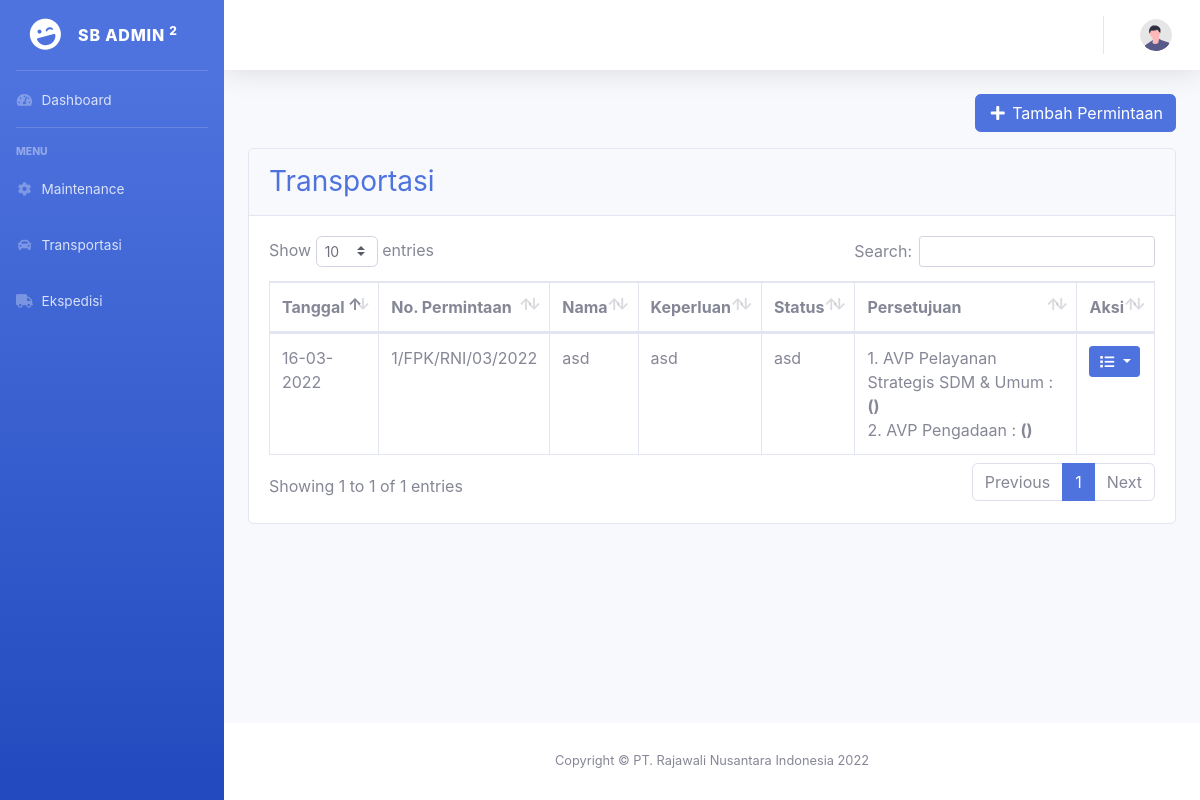
Page /index.php/admin/pTransportasi on the earlier database version.
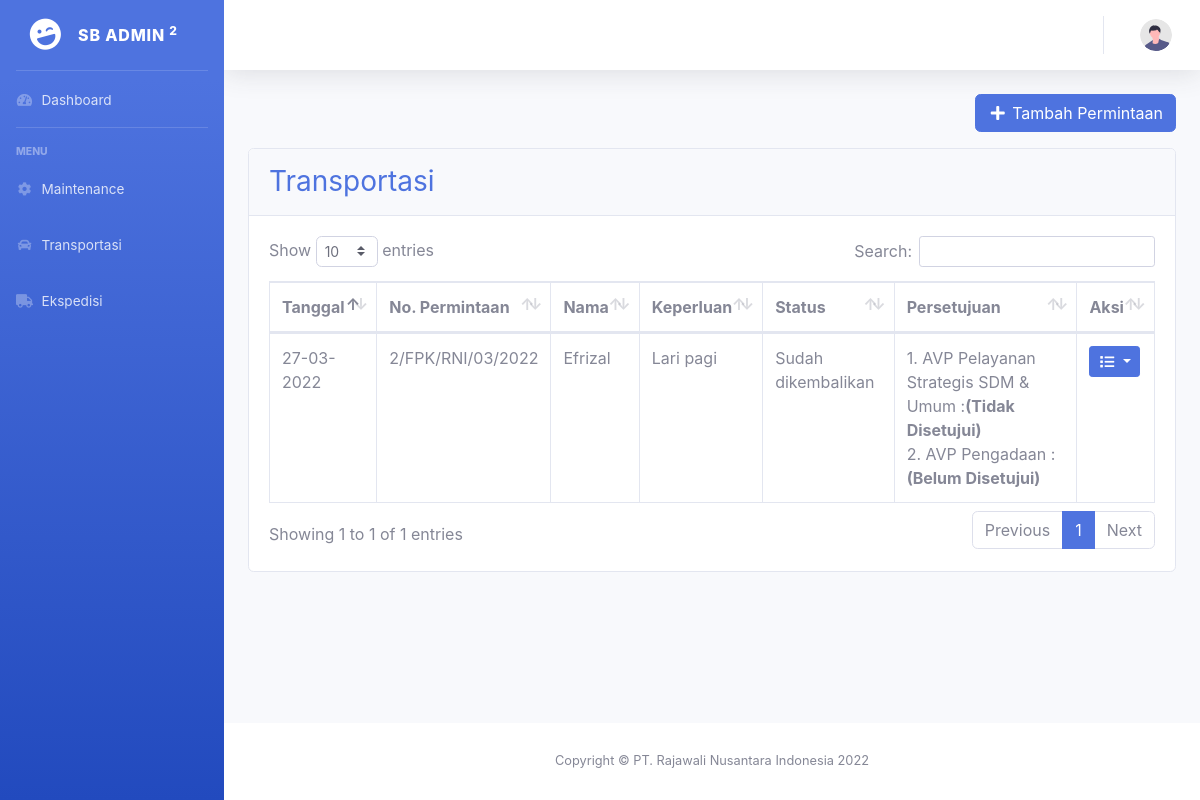
Same page on the later database version.
### tables this page shows
CREATE TABLE `transportasi` (
  `id` int(11) NOT NULL,
  `nama` varchar(255) NOT NULL,
  `divisi` varchar(255) NOT NULL,
  `mobil_id` int(11) NOT NULL,
  `tujuan` varchar(255) NOT NULL,
  `keperluan` varchar(255) NOT NULL,
  `tgl_pakai` date NOT NULL,
  `tgl_kembali` date NOT NULL,
  `jam_pakai` time NOT NULL,
  `jam_kembali` time NOT NULL,
  `pemeriksa` varchar(100) NOT NULL,
  `ttd_avp` varchar(50) NOT NULL,
  `ttd_pemeriksa` varchar(50) NOT NULL,
  `status` varchar(255) NOT NULL,
  `tanggal` date NOT NULL,
  `file` varchar(255) NOT NULL,
  `user_id` int(11) NOT NULL
);

### application/controllers/Admin.php (called while the page is built, shortened)
<?php
class Admin extends CI_Controller
{
    var $role_id, $role;
    public function __construct()
    {
        $this->load->model('Maintenance_model');
        $this->load->model('Approval_model');
        $this->load->model('Transportasi_model');
        $this->role_id = $this->session->userdata('role_id');
        if ($this->role_id == 1) {
            $this->role = 'admin';
        } elseif ($this->role == 2) {
            $this->role = 'pemeriksa';
        } elseif ($this->role == 3) {
            $this->role = 'staff';
        } else {
            $this->role = 'umum';
        }
    }
    public function pTransportasi()
    {
        $data['title'] = "Transportasi";
        $data['data'] = $this->Maintenance_model->select('transportasi');
        $data['role_id'] = $this->role_id;
        $data['role'] = $this->role;
        $data['user'] = $this->db->get_where('user', ['nip' => $this->session->userdata('nip')])->row_array();
        $this->load->view('templates/header', $data);
        $this->load->view('templates/sidebar', $data);
        $this->load->view('templates/topbar', $data);
        $this->load->view('permintaan/transportasi', $data);
        $this->load->view('templates/footer', $data);
    }
}

### index.php (called while the page is built, shortened)
<?php
require_once BASEPATH.'core/CodeIgniter.php';

### application/models/Maintenance_model.php (called while the page is built, shortened)
<?php
class Maintenance_model extends CI_Model
{
    public function select($table)
    {
        return $this->db->get("$table")->result_array();
    }
}

### application/views/permintaan/transportasi.php (the view, shortened to what this page needs)
<div class="container-fluid">
    <div class="row">
        <div class="col-sm-4">
        </div>
        <div class="col my-auto">
            <a class="float-right btn btn btn-primary mb-3" type="button" href="<?= base_url('admin/tTambah') ?>">
                <i class="fas fa-fw fa-plus"></i> Tambah Permintaan
            </a>
        </div>
    </div>
    <div class="card mb-4">
        <div class="card-header py-3">
            <h3 class="m-0 text-primary">Transportasi</h3>
        </div>
        <div class="card-body">
            <div class="table-responsive">
                <table class="table table-bordered" id="dataTable" width="100%" cellspacing="0">
                    <thead>
                        <tr>
                            <th>Tanggal</th>
                            <th>No. Permintaan</th>
                            <th>Nama</th>
                            <th>Keperluan</th>
                            <th>Status</th>
                            <th>Persetujuan</th>
                            <th>Aksi</th>
                        </tr>
                    </thead>
                    <tbody>
                        <?php
                        foreach ($data as $row) {
                            $tanggal = date_create($row['tanggal']);
                        ?>
                            <tr>
                                <td><?= date_format($tanggal, "d-m-Y") ?></td>
                                <td><?= $row['id'] ?>/FPK/RNI/<?= date_format($tanggal, "m/Y") ?></td>
                                <td><?= $row['nama'] ?></td>
                                <td><?= $row['keperluan'] ?></td>
                                <td><?= $row['status'] ?></td>
                                <td>
                                    1. AVP Pelayanan Strategis SDM & Umum :<b>(<?= $row['ttd_avp'] ?>)</b>
                                    <br>
                                    2. AVP Pengadaan : <b>(<?= $row['ttd_pemeriksa'] ?>)</b>
                                </td>
                                <td>
                                    <div class="dropdown">
                                        <button class="btn btn-primary btn-sm dropdown-toggle" type="button" id="aksi" data-toggle="dropdown" aria-expanded="false">
                                            <i class="fas fa-fw fa-list"></i>
                                        </button>
                                    </div>
                                </td>
                            </tr>
                        <?php
                        }
                        ?>
                    </tbody>
                </table>
            </div>
        </div>
    </div>
</div>
</div>

### application/views/templates/header.php (shortened to what this page needs)
<!DOCTYPE html>
<html lang="en">
<head>
    <link href="<?= base_url('assets/'); ?>vendor/fontawesome-free/css/all.min.css" rel="stylesheet" type="text/css">
    <link href="<?= base_url('assets/'); ?>css/sb-admin-2.min.css" rel="stylesheet">
    <link href="<?= base_url('assets/'); ?>vendor/datatables/dataTables.bootstrap4.min.css" rel="stylesheet">
    <link rel="stylesheet" href="<?= base_url('assets/') ?>css/mystyle.css">
</head>
<body id="page-top">
    <div id="wrapper">

### application/views/templates/sidebar.php (shortened to what this page needs)
<ul class="navbar-nav bg-gradient-primary sidebar sidebar-dark accordion none-print" id="accordionSidebar">
    <a class="sidebar-brand d-flex align-items-center justify-content-center" href="index.html">
        <div class="sidebar-brand-icon rotate-n-15">
            <i class="fas fa-laugh-wink"></i>
        </div>
        <div class="sidebar-brand-text mx-3">SB Admin <sup>2</sup></div>
    </a>
    <hr class="sidebar-divider my-0">
    <?php
    if($role_id == 1){
    ?>
    <li class="nav-item">
        <a class="nav-link" href="<?= base_url('admin') ?>">
            <i class="fas fa-fw fa-tachometer-alt"></i>
            <span>Dashboard</span></a>
    </li>
    <hr class="sidebar-divider">
    <div class="sidebar-heading">
        Menu
    </div>
    <li class="nav-item">
        <a class="nav-link collapsed" href="#" data-toggle="collapse" data-target="#permintaan"
            aria-expanded="true" aria-controls="collapseTwo">
            <i class="fas fa-fw fa-cog"></i>
            <span>Permintaan</span>
        </a>
        <div id="permintaan" class="collapse" aria-labelledby="headingTwo" data-parent="#accordionSidebar">
            <div class="bg-white py-2 collapse-inner rounded">
                <a class="collapse-item" href="<?= base_url('admin/pMaintenance') ?>">Maintenance</a>
                <a class="collapse-item" href="<?= base_url('admin/pTransportasi') ?>">Transportasi</a>
                <a class="collapse-item" href="<?= base_url('admin/pEkspedisi') ?>">Ekspedisi</a>
            </div>
        </div>
    </li>
    <li class="nav-item">
        <a class="nav-link collapsed" href="#" data-toggle="collapse" data-target="#rekap"
            aria-expanded="true" aria-controls="collapseTwo">
            <i class="fas fa-fw fa-file"></i>
            <span>Rekapitulasi</span>
        </a>
        <div id="rekap" class="collapse" aria-labelledby="headingTwo" data-parent="#accordionSidebar">
            <div class="bg-white py-2 collapse-inner rounded">
                <a class="collapse-item" href="<?= base_url('admin/rMaintenance')?>">Maintenance</a>
                <a class="collapse-item" href="<?= base_url('admin/rTransportasi') ?>">Transportasi</a>
                <a class="collapse-item" href="<?= base_url('admin/rEkspedisi') ?>">Ekspedisi</a>
            </div>
        </div>
    </li>
    <hr class="sidebar-divider">
    <div class="sidebar-heading">
        Manajemen
    </div>
    <li class="nav-item">
        <a class="nav-link" href="<?= base_url('admin/mUser')?>">
            <i class="fas fa-fw fa-user"></i>
            <span>Users</span></a>
    </li>
    <li class="nav-item">
        <a class="nav-link" href="<?= base_url('admin/mMobil')?>">
            <i class="fas fa-fw fa-car"></i>
            <span>Mobil</span></a>
    </li>
    <?php
    }else{
    ?>
    <li class="nav-item">
        <a class="nav-link" href="<?= base_url('umum') ?>">
            <i class="fas fa-fw fa-tachometer-alt"></i>
            <span>Dashboard</span></a>
    </li>
    <hr class="sidebar-divider">
    <div class="sidebar-heading">
        Menu
    </div>
    <li class="nav-item">
        <a class="nav-link" href="<?= base_url('umum/pMaintenance') ?>">
            <i class="fas fa-fw fa-cog"></i>
            <span>Maintenance</span></a>
    </li>
    <li class="nav-item">
        <a class="nav-link" href="<?= base_url('umum/pTransportasi') ?>">
            <i class="fas fa-fw fa-car"></i>
            <span>Transportasi</span></a>
    </li>
    <li class="nav-item">
        <a class="nav-link" href="<?= base_url('umum/pEkspedisi') ?>">
            <i class="fas fa-fw fa-truck"></i>
            <span>Ekspedisi</span></a>
    </li>
    <?php
    }
    ?>
</ul>

### application/views/templates/topbar.php (shortened to what this page needs)
<div id="content-wrapper" class="d-flex flex-column">
    <div id="content">
        <nav class="navbar navbar-expand navbar-light bg-white topbar mb-4 static-top shadow">
            <ul class="navbar-nav ml-auto">
                <li class="nav-item dropdown no-arrow">
                    <a class="nav-link dropdown-toggle" href="#" id="userDropdown" role="button" data-toggle="dropdown" aria-haspopup="true" aria-expanded="false">
                        <img class="img-profile rounded-circle" src="<?= base_url('assets/') ?>img/undraw_profile.svg">
                    </a>
                </li>
            </ul>
        </nav>

### application/views/templates/footer.php (shortened to what this page needs)
<footer class="sticky-footer bg-white none-print">
    <div class="container my-auto">
        <div class="copyright text-center my-auto">
            <span>Copyright &copy; PT. Rajawali Nusantara Indonesia <?= date('Y') ?></span>
        </div>
    </div>
</footer>
</div>
</div>
</body>
</html>

Differences in the rows shown:
removed transportasi: tanggal "16-03-2022", id "1", tanggal "03/2022", nama "asd", keperluan "asd", status "asd"
added transportasi: tanggal "27-03-2022", id "2", tanggal "03/2022", nama "Efrizal", keperluan "Lari pagi", status "Sudah dikembalikan", ttd_avp "Tidak Disetujui", ttd_pemeriksa "Belum Disetujui"
